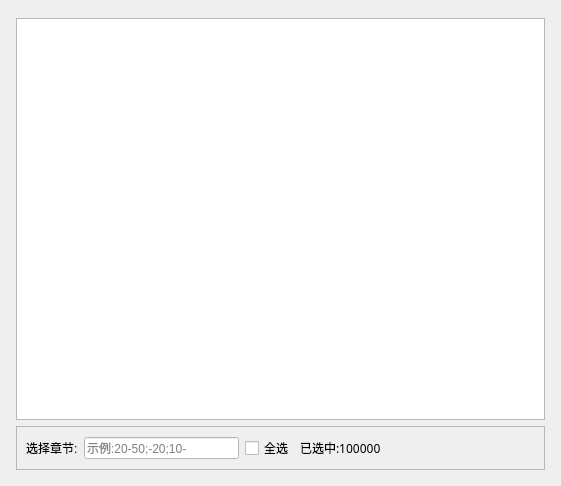
<?xml version="1.0" encoding="UTF-8"?>
<ui version="4.0">
 <class>Dialog</class>
 <widget class="QDialog" name="Dialog">
  <property name="geometry">
   <rect>
    <x>0</x>
    <y>0</y>
    <width>561</width>
    <height>486</height>
   </rect>
  </property>
  <property name="windowTitle">
   <string>Dialog</string>
  </property>
  <layout class="QHBoxLayout" name="horizontalLayout">
   <item>
    <widget class="QStackedWidget" name="stackedWidget">
     <property name="currentIndex">
      <number>0</number>
     </property>
     <widget class="QWidget" name="page">
      <layout class="QVBoxLayout" name="verticalLayout">
       <property name="leftMargin">
        <number>5</number>
       </property>
       <property name="topMargin">
        <number>7</number>
       </property>
       <property name="rightMargin">
        <number>5</number>
       </property>
       <property name="bottomMargin">
        <number>5</number>
       </property>
       <item>
        <widget class="QListWidget" name="listWidget"/>
       </item>
       <item>
        <widget class="QFrame" name="frame">
         <property name="frameShape">
          <enum>QFrame::StyledPanel</enum>
         </property>
         <property name="frameShadow">
          <enum>QFrame::Raised</enum>
         </property>
         <layout class="QHBoxLayout" name="horizontalLayout_2">
          <item>
           <widget class="QLabel" name="label">
            <property name="text">
             <string>选择章节:</string>
            </property>
           </widget>
          </item>
          <item>
           <widget class="QLineEdit" name="lineEdit">
            <property name="focusPolicy">
             <enum>Qt::ClickFocus</enum>
            </property>
            <property name="contextMenuPolicy">
             <enum>Qt::NoContextMenu</enum>
            </property>
            <property name="styleSheet">
             <string notr="true">background:white</string>
            </property>
            <property name="placeholderText">
             <string>示例:20-50;-20;10-</string>
            </property>
            <property name="clearButtonEnabled">
             <bool>true</bool>
            </property>
           </widget>
          </item>
          <item>
           <widget class="QCheckBox" name="checkBox">
            <property name="text">
             <string>全选</string>
            </property>
           </widget>
          </item>
          <item>
           <widget class="QLabel" name="label_2">
            <property name="font">
             <font>
              <family>宋体</family>
             </font>
            </property>
            <property name="text">
             <string>已选中:100000</string>
            </property>
           </widget>
          </item>
          <item>
           <spacer name="horizontalSpacer">
            <property name="orientation">
             <enum>Qt::Horizontal</enum>
            </property>
            <property name="sizeHint" stdset="0">
             <size>
              <width>40</width>
              <height>20</height>
             </size>
            </property>
           </spacer>
          </item>
         </layout>
        </widget>
       </item>
      </layout>
     </widget>
     <widget class="QWidget" name="page_2">
      <layout class="QVBoxLayout" name="verticalLayout_2">
       <item>
        <widget class="QLabel" name="label_3">
         <property name="text">
          <string>TextLabel</string>
         </property>
         <property name="alignment">
          <set>Qt::AlignCenter</set>
         </property>
        </widget>
       </item>
       <item>
        <widget class="QLabel" name="label_6">
         <property name="styleSheet">
          <string notr="true">font:12pt;
font-family: 宋体</string>
         </property>
         <property name="text">
          <string>局域网内</string>
         </property>
         <property name="alignment">
          <set>Qt::AlignCenter</set>
         </property>
        </widget>
       </item>
       <item>
        <widget class="QFrame" name="frame_2">
         <property name="frameShape">
          <enum>QFrame::StyledPanel</enum>
         </property>
         <property name="frameShadow">
          <enum>QFrame::Raised</enum>
         </property>
         <layout class="QHBoxLayout" name="horizontalLayout_3" stretch="20,0,20">
          <property name="spacing">
           <number>2</number>
          </property>
          <property name="leftMargin">
           <number>0</number>
          </property>
          <property name="topMargin">
           <number>0</number>
          </property>
          <property name="rightMargin">
           <number>0</number>
          </property>
          <property name="bottomMargin">
           <number>0</number>
          </property>
          <item>
           <widget class="QLabel" name="label_4">
            <property name="font">
             <font>
              <family>宋体</family>
              <pointsize>12</pointsize>
              <weight>50</weight>
              <italic>false</italic>
              <bold>false</bold>
             </font>
            </property>
            <property name="cursor">
             <cursorShape>CrossCursor</cursorShape>
            </property>
            <property name="styleSheet">
             <string notr="true">font:12pt;
font-family: 宋体</string>
            </property>
            <property name="text">
             <string>TextLabel</string>
            </property>
            <property name="alignment">
             <set>Qt::AlignLeading|Qt::AlignLeft|Qt::AlignVCenter</set>
            </property>
           </widget>
          </item>
          <item>
           <widget class="QPushButton" name="pushButton">
            <property name="cursor">
             <cursorShape>PointingHandCursor</cursorShape>
            </property>
            <property name="styleSheet">
             <string notr="true">QPushButton{font:12pt;
font-family: 宋体;
border:none;
color:blue;
text-decoration:underline}
QPushButton:hover{
color: rgb(82, 143, 255)
}</string>
            </property>
            <property name="text">
             <string/>
            </property>
            <property name="iconSize">
             <size>
              <width>0</width>
              <height>0</height>
             </size>
            </property>
           </widget>
          </item>
          <item>
           <widget class="QLabel" name="label_5">
            <property name="styleSheet">
             <string notr="true">font:12pt;
font-family: 宋体</string>
            </property>
            <property name="text">
             <string>TextLabel</string>
            </property>
           </widget>
          </item>
         </layout>
        </widget>
       </item>
      </layout>
     </widget>
    </widget>
   </item>
  </layout>
 </widget>
 <resources/>
 <connections/>
</ui>
